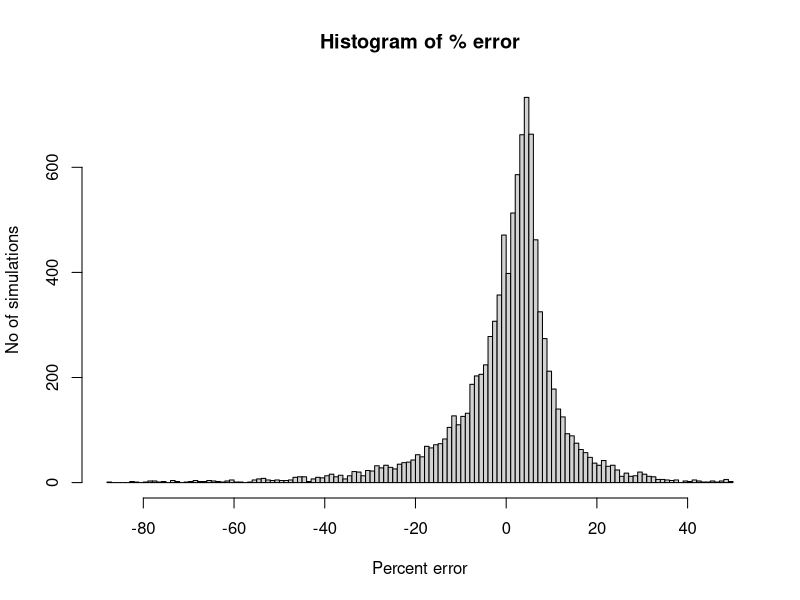
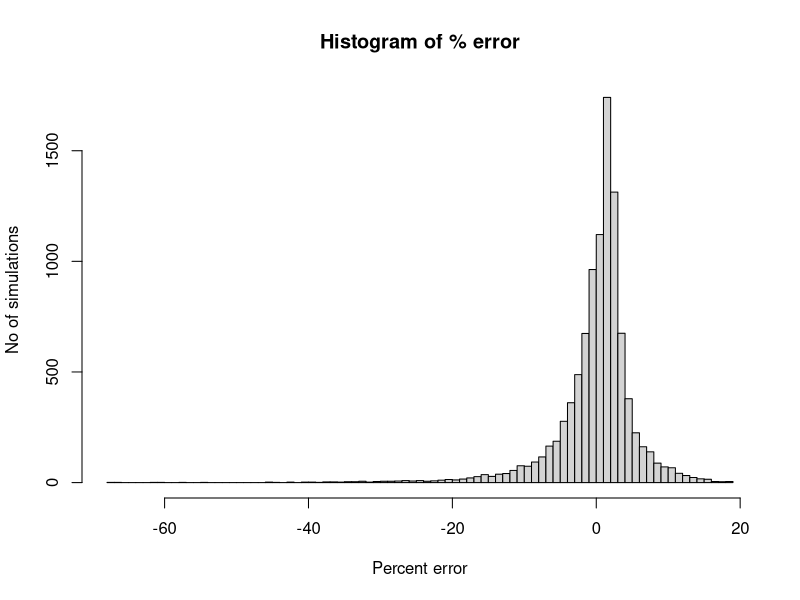
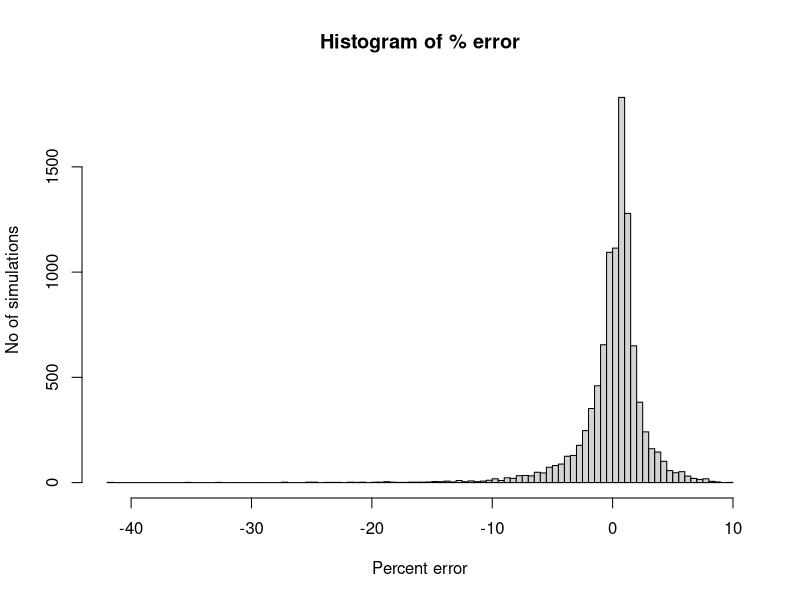
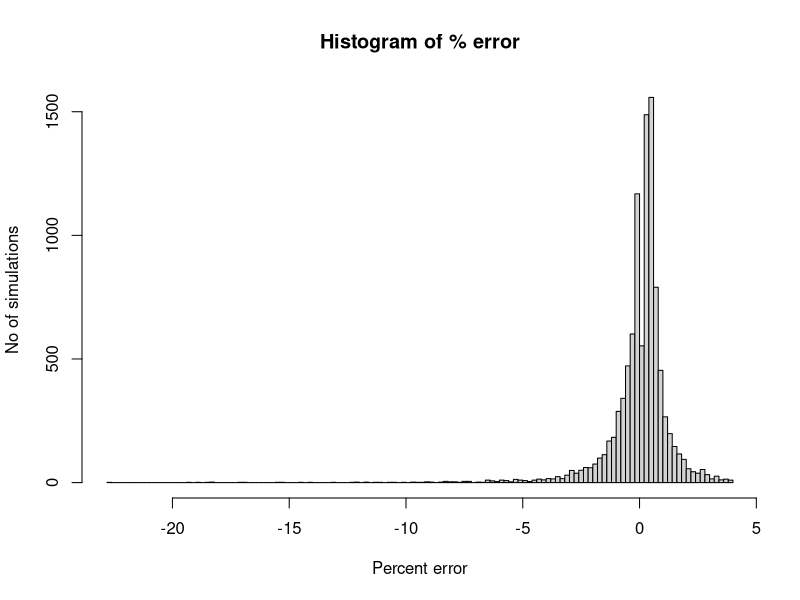

These figures' R source, in order:
## ---- chunk 1

 

         set.seed(123)
        startTime<-proc.time()
        library(knitr)
         options(width=60)
         
         opts_chunk$set(comment = "", warning = FALSE, message = FALSE,
                       echo = TRUE, tidy = FALSE, size="tiny",  cache=FALSE,
                       progress=TRUE, tidy.opts=list(width.cutoff=60),
                         fig.width=7, fig.height=3.5,
                       cache.path = 'program_Cache/',
                       fig.path='figure/')
         
        knitr::knit_hooks$set(inline = function(x) {
          knitr:::format_sci(x, 'md')
        })
         
        
        options(scipen=999)  # remove scientific notation
        

## ---- chunk 2

p2 <- function(x) {formatC(x, format="f", digits=4)}

## ---- chunk 3


runSim <- function(nSim=1000,  sample.size.perc=10/100 ) {
  
  #set up an array to store parameter estimates
  estArray <- array(0, dim=c(nSim,3))
  
  for (i in 1:nSim) {
    
    N <- sample(100:1000,1)  # select a population size
    
    n <- round(sample.size.perc*N,0) # the sample size
    
    sample2 <- sample(N, n) # select a sample from the population
    
    est <- (n+1)/n*max(sample2) - 1 # apply formula
    
    est <-  round(est ,0) # estimate of pop size
    
    estArray[i,1] <- (est - N)/ N *100  # percentage error is captured
    estArray[i,2] <- N
    estArray[i,3] <- sample.size.perc
    
  }
  
  list(estArray=estArray )
  
}

## ---- chunk 4


  x<- runSim(nSim=10000,  sample.size.perc=2/100) # run simulation
  apply(x$estArray, 2, mean, na.rm=TRUE)[1]       # mean % error
  quantile( x$estArray[,1] , prob=c(0.025, 0.5, 0.975))  # median and 95% confidence intervals for % error
  hist(x$estArray[,1], breaks=100, main="Histogram of % error" , xlab="Percent error", ylab="No of simulations")     
  
## ---- chunk 5

  x<- runSim(nSim=10000,  sample.size.perc=5/100) # run simulation
  apply(x$estArray, 2, mean, na.rm=TRUE)[1]       # mean % error
  quantile( x$estArray[,1] , prob=c(0.025, 0.5, 0.975))  # median and 95% confidence intervals for % error
  hist(x$estArray[,1], breaks=100, main="Histogram of % error" , xlab="Percent error", ylab="No of simulations")               

## ---- chunk 6

  x<- runSim(nSim=10000,  sample.size.perc=10/100) # run simulation
  apply(x$estArray, 2, mean, na.rm=TRUE)[1]       # mean % error
  quantile( x$estArray[,1] , prob=c(0.025, 0.5, 0.975))  # median and 95% confidence intervals for % error
    hist(x$estArray[,1], breaks=100, main="Histogram of % error" , xlab="Percent error", ylab="No of simulations")     
    
## ---- chunk 7

  x<- runSim(nSim=10000,  sample.size.perc=20/100) # run simulation
  apply(x$estArray, 2, mean, na.rm=TRUE)[1]       # mean % error
  quantile( x$estArray[,1] , prob=c(0.025, 0.5, 0.975))  # median and 95% confidence intervals for % error
  hist(x$estArray[,1], breaks=100, main="Histogram of % error" , xlab="Percent error", ylab="No of simulations")              


## ---- chunk 8

sessionInfo()

## ---- chunk 9

stopTime<-proc.time()

